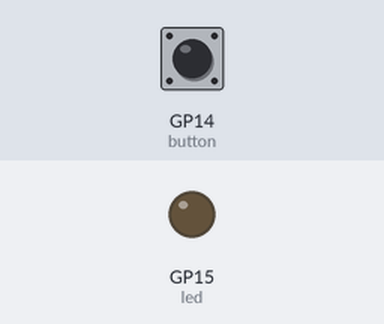
A program run on a simulated Raspberry Pi Pico running MicroPython. Parts: output pins drawn as LEDs (lit = HIGH). The test bench sets the inputs (shaded band); at power-on: GP14 (button) HIGH.

Above: at 1.2 s.
1.3 s: GP14 (button) pulled LOW for 0.15 s
At 1.38 s:
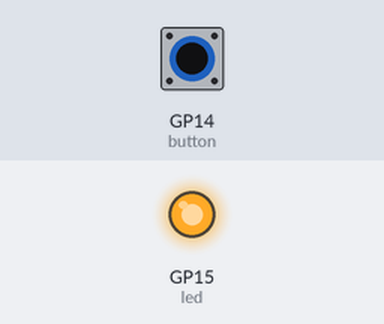
2.9 s: GP14 (button) pulled LOW for 3.2 s
At 6.5 s:
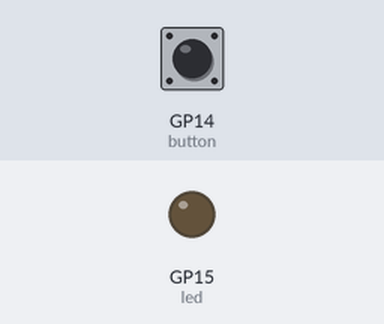
Timing chart, 0 to 8.0 s (numbered marks = the images above; inputs shaded):
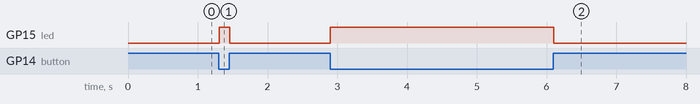

The program:

sw-led.py
```python
from machine import Pin
import time

led = Pin(15, Pin.OUT)

button = Pin(14, Pin.IN, Pin.PULL_UP)
# button = Pin(14, Pin.IN)

while True:
    if button.value() == 0:
        led.on()
    else:
        led.off()

    time.sleep(0.01)
```

Measured:
- after the input at 1.3 s, GP15 (led): LOW → HIGH at once, → LOW 0.15 s later
- after the input at 2.9 s, GP15 (led): LOW → HIGH at once, → LOW 3.2 s later
